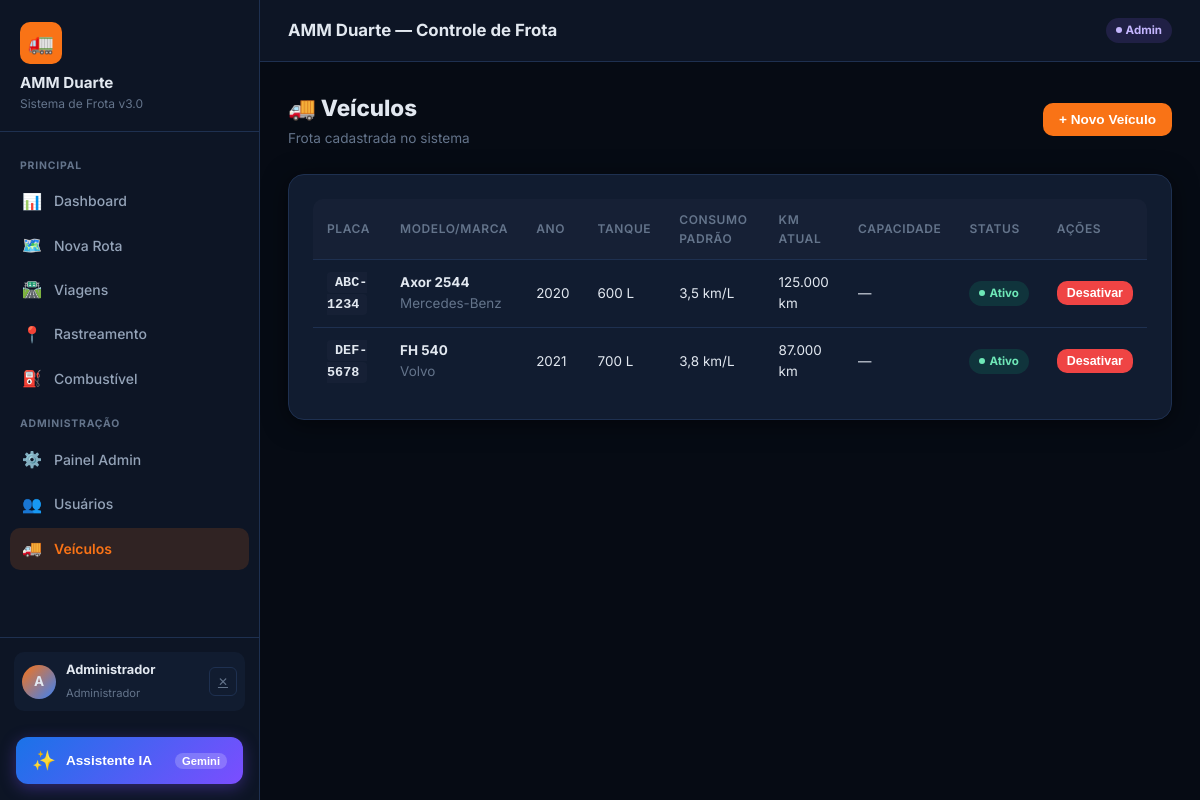
Page /pages/veiculos.php (signed in) on the committed database.
### tables this page shows
CREATE TABLE IF NOT EXISTS veiculos (
    id             INT UNSIGNED    AUTO_INCREMENT PRIMARY KEY,
    placa          VARCHAR(10)     NOT NULL UNIQUE,
    modelo         VARCHAR(80)     NOT NULL,
    marca          VARCHAR(60),
    ano            YEAR,
    capacidade_kg  DECIMAL(10,2),
    consumo_km_l   DECIMAL(5,2)    NOT NULL DEFAULT 3.50,
    tanque_litros  DECIMAL(6,2),
    km_atual       DECIMAL(12,2)   NOT NULL DEFAULT 0,
    ativo          TINYINT(1)      NOT NULL DEFAULT 1,
    criado_em      DATETIME        NOT NULL DEFAULT CURRENT_TIMESTAMP,
    INDEX idx_ativo (ativo)
);

### pages/veiculos.php (the view, shortened to what this page needs)
<?php
require_once __DIR__ . '/../includes/layout_header.php';
$pdo = get_db();
$veiculos = $pdo->query("SELECT * FROM veiculos ORDER BY ativo DESC, placa")->fetchAll();
?>
<div class="page-header">
  <div><h1>🚚 Veículos</h1><div class="subtitle">Frota cadastrada no sistema</div></div>
  <button class="btn btn-primary" onclick="document.getElementById('modal-veiculo').style.display='flex'">+ Novo Veículo</button>
</div>
<div class="card">
  <div class="table-wrap">
  <table>
    <thead>
      <tr><th>Placa</th><th>Modelo/Marca</th><th>Ano</th><th>Tanque</th><th>Consumo padrão</th><th>Km atual</th><th>Capacidade</th><th>Status</th><th>Ações</th></tr>
    </thead>
    <tbody>
    <?php foreach($veiculos as $v): ?>
    <tr>
      <td><code style="background:var(--bg-card2);padding:3px 8px;border-radius:4px;font-weight:700"><?= htmlspecialchars($v['placa']) ?></code></td>
      <td><strong><?= htmlspecialchars($v['modelo']) ?></strong><br><span class="text-muted"><?= htmlspecialchars($v['marca']??'') ?></span></td>
      <td><?= $v['ano'] ?: '—' ?></td>
      <td><?= $v['tanque_litros'] ? number_format($v['tanque_litros'],0,',','.').' L' : '—' ?></td>
      <td><?= number_format($v['consumo_km_l'],1,',','.') ?> km/L</td>
      <td><?= number_format($v['km_atual'],0,',','.') ?> km</td>
      <td><?= $v['capacidade_kg'] ? number_format($v['capacidade_kg'],0,',','.').' kg' : '—' ?></td>
      <td><span class="badge <?= $v['ativo']?'badge-ativo':'badge-inativo' ?>"><?= $v['ativo']?'Ativo':'Inativo' ?></span></td>
      <td>
        <form method="POST" style="display:inline">
          <button type="submit" class="btn <?= $v['ativo']?'btn-danger':'btn-success' ?> btn-sm"><?= $v['ativo']?'Desativar':'Ativar' ?></button>
        </form>
      </td>
    </tr>
    <?php endforeach; ?>
    </tbody>
  </table>
  </div>
</div>
<?php require_once __DIR__ . '/../includes/layout_footer.php'; ?>

### assets/css/style.css (style rules this page uses)
:root { --bg-deep: #060b14; --bg-main: #0d1525; --bg-card: #111c30; --bg-card2: #162035; --bg-input: #0d1525; --border: #1e3050; --border-lg: #243a5e; --brand: #f97316; --brand-dk: #ea6c0c; --brand-glow: rgba(249,115,22,.25); --blue: #3b82f6; --blue-dk: #2563eb; --green: #10b981; --red: #ef4444; --yellow: #f59e0b; --purple: #8b5cf6; --text: #e2e8f0; --text-md: #94a3b8; --text-sm: #64748b; --radius-sm: 6px; --radius: 10px; --radius-lg: 16px; --shadow: 0 4px 24px rgba(0,0,0,.5); --shadow-lg: 0 8px 40px rgba(0,0,0,.6); --sidebar-w: 260px; --header-h: 62px; --transition: .2s ease; }
*, *::before, *::after { box-sizing: border-box; margin: 0; padding: 0; }
html { scroll-behavior: smooth; }
body { font-family: 'Inter', system-ui, sans-serif; background: var(--bg-deep); color: var(--text); min-height: 100vh; font-size: 14px; line-height: 1.6; display: flex; }
.page-header { display: flex; align-items: center; justify-content: space-between; margin-bottom: 24px; flex-wrap: wrap; gap: 12px; }
.page-header h1 { font-size: 1.4rem; font-weight: 800; color: var(--text); }
.page-header .subtitle { font-size: .85rem; color: var(--text-sm); margin-top: 2px; }
.card { background: var(--bg-card); border: 1px solid var(--border); border-radius: var(--radius-lg); padding: 24px; box-shadow: var(--shadow); }
.table-wrap { overflow-x: auto; }
table { width: 100%; border-collapse: separate; border-spacing: 0; font-size: .84rem; }
thead th { padding: 11px 14px; text-align: left; font-weight: 600; font-size: .75rem; text-transform: uppercase; letter-spacing: .05em; color: var(--text-sm); background: var(--bg-card2); border-bottom: 1px solid var(--border); }
thead th:first-child { border-radius: var(--radius) 0 0 0; }
thead th:last-child { border-radius: 0 var(--radius) 0 0; }
tbody td { padding: 11px 14px; border-bottom: 1px solid var(--border); color: var(--text); vertical-align: middle; }
tbody tr:last-child td { border-bottom: none; }
.badge { display: inline-flex; align-items: center; gap: 4px; border-radius: 999px; padding: 3px 10px; font-size: .72rem; font-weight: 700; white-space: nowrap; }
.badge::before { content: ''; width: 6px; height: 6px; border-radius: 50%; background: currentColor; }
.badge-ativo { background: rgba(16,185,129,.15); color: #6ee7b7; }
.btn { display: inline-flex; align-items: center; gap: 6px; padding: 9px 16px; border-radius: var(--radius); font-size: .85rem; font-weight: 600; cursor: pointer; border: none; text-decoration: none; transition: var(--transition); white-space: nowrap; }
.btn-primary { background: var(--brand); color: #fff; }
.btn-danger { background: var(--red); color: #fff; }
.btn-sm { padding: 5px 10px; font-size: .78rem; }
.text-muted { color: var(--text-sm); }

### rows in the picture
veiculos: placa "ABC-1234", modelo "Axor 2544", marca "Mercedes-Benz", ano "2020", tanque_litros "600", consumo_km_l "3,5", km_atual "125.000", ativo "Ativo"
veiculos: placa "DEF-5678", modelo "FH 540", marca "Volvo", ano "2021", tanque_litros "700", consumo_km_l "3,8", km_atual "87.000", ativo "Ativo"

### other values in the picture
$initials "A"
$usuario['nome'] "Administrador"
$usuario['perfil'] "Admin"
